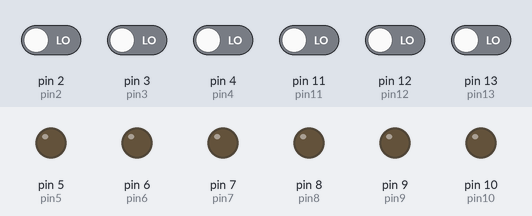
This sketch was run on a simulated Arduino Uno, built with avr-gcc and run on an emulated ATmega328P. Parts: output pins drawn as LEDs (lit = HIGH). Dashed ring = blinking. The inputs (shaded band) are chosen by the test bench; at power-on: pin 2 (pin2), pin 3 (pin3), pin 4 (pin4), pin 11 (pin11), pin 12 (pin12), pin 13 (pin13) LOW.

Above: at 6.3 s.
6.4 s: pin 2 (pin2) driven HIGH
At 17.62 s:
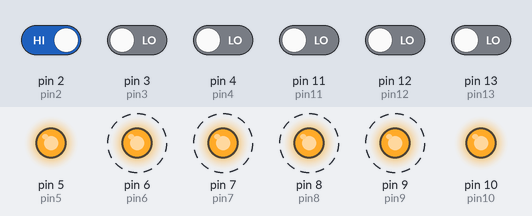
20.0 s: pin 3 (pin3) driven HIGH
At 35.8 s:
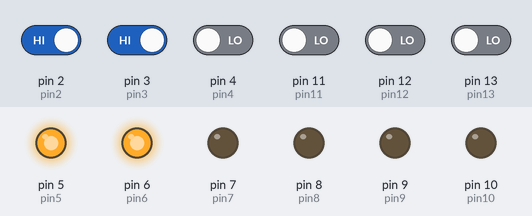
37.0 s: pin 4 (pin4) driven HIGH
At 58.9 s:
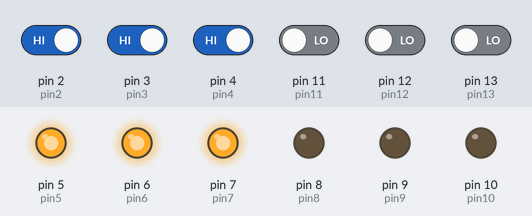
59.0 s: pin 2 (pin2) driven LOW and pin 3 (pin3) driven LOW
Timing chart, 0 to 82.0 s (numbered marks = the images above; inputs shaded):
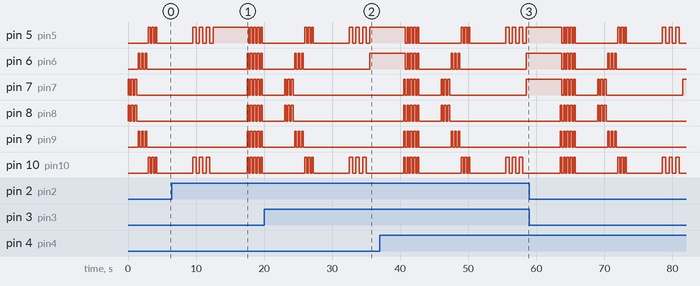

The sketch:

Rock_Paper_Scissors.ino
```cpp
/* Rock-Paper-Scissors
 * By Kaye Smith

 * Two player game using push butons for input
 * Directions:  The LEDs will begin to blink - red three times, yellow three times, green three times
 * While the LEDs blink - make your choice
 * When the blinking ends push the button corresponding to your choice and hold until the green lights flash
 * Then release your button
 * Each players choice will be displayed - red=rock, yellow=paper, green=scissors
 * Result displayed - winner=one side flashes, tie=one color flashes, error=all flash
*/

//declare pins for the LEDs
//LEDs for Player 2
int pin10 = 10; //green2
int pin9 = 9; //yellow2
int pin8 = 8; //red2

//LEDs for Player 1
int pin7 = 7; //red1
int pin6 = 6; //yellow1
int pin5 = 5; //green1

boolean ledState = LOW;
int counter = 0;
int gameState = 0; // 0 = LEDs blinking / game play
              //  1 = results

//declare pins for buttons
// Buttons for Player 2
int pin13 = 13; //scissors 2
int pin12 = 12; //paper 2
int pin11 = 11; //rock 2

// Buttons for Player 1
int pin4 = 4; //rock 2
int pin3 = 3; //paper 2
int pin2 = 2; //scissors 2


// Program variables for each player
int rockVal1 = 0;   // Variables to store the values from the buttons player 1
int paperVal1 = 0;
int scissorsVal1 = 0;

int rockVal2 = 0;   // Variables to store the values from the buttons player 2
int paperVal2 = 0;
int scissorsVal2 = 0;


void setup() {

  pinMode(pin10, OUTPUT); //sets the LEDs as output pins
  pinMode(pin9, OUTPUT);
  pinMode(pin8, OUTPUT);

  pinMode(pin7, OUTPUT); //sets the LEDs as output pins
  pinMode(pin6, OUTPUT);
  pinMode(pin5, OUTPUT);

  pinMode(pin13, INPUT); //sets the buttons as input pins
  pinMode(pin12, INPUT);
  pinMode(pin11, INPUT);

  pinMode(pin4, INPUT); //sets the buttons as input pins
  pinMode(pin3, INPUT);
  pinMode(pin2, INPUT);

  //Serial.begin(9600);

  startGame();

}

void loop() {

  if (gameState == 0) {
    // good to go
    blinkCountDown(); //this is the countdown timer - make your choice
    checkButtons();
    checkResults(); // see who won the game
  } else {
    restartGame(); // starts the game all over
  }


}

void startGame() {
  gameState = 0;
}

void blinkCountDown() {//this is the countdown timer
    for (int i = 0; i<3; i++){
    ledState=!ledState;
    digitalWrite(pin8, ledState); // make the led change
    digitalWrite(pin7, ledState);
    delay(250);

    ledState=!ledState;
    digitalWrite(pin8, ledState); // make the led change
    digitalWrite(pin7, ledState);
    delay(250);
    }

    for (int i = 0; i<3; i++){
    ledState=!ledState;
    digitalWrite(pin9, ledState); // make the led change
    digitalWrite(pin6, ledState);
    delay(250);

    ledState=!ledState;
    digitalWrite(pin9, ledState); // make the led change
    digitalWrite(pin6, ledState);
    delay(250);
    }

    for (int i = 0; i<3; i++){
    ledState=!ledState;
    digitalWrite(pin10, ledState); // make the led change
    digitalWrite(pin5, ledState);
    delay(250);

    ledState=!ledState;
    digitalWrite(pin10, ledState); // make the led change
    digitalWrite(pin5, ledState);
    delay(250);
    }
}

void checkButtons() {
  //read the buttons
  while (counter<10) {
    rockVal1=digitalRead(pin4);
    paperVal1=digitalRead(pin3);
    scissorsVal1=digitalRead(pin2);
    rockVal2=digitalRead(pin11);
    paperVal2=digitalRead(pin12);
    scissorsVal2=digitalRead(pin13);
    delay(500);
    counter++;
    }

//flash button release
    for (int i = 0; i<3; i++){
    ledState=!ledState;
    digitalWrite(pin10, ledState); // make the led change
    digitalWrite(pin5, ledState);
    delay(500);

    ledState=!ledState;
    digitalWrite(pin10, ledState); // make the led change
    digitalWrite(pin5, ledState);
    delay(500);
    }

    //display result
    digitalWrite(pin7, rockVal1); // make the led change
    digitalWrite(pin6, paperVal1);
    digitalWrite(pin5, scissorsVal1);
    digitalWrite(pin10, scissorsVal2); // make the led change
    digitalWrite(pin9, paperVal2);
    digitalWrite(pin8, rockVal2);
    delay(5000);
}


void checkResults() {//find the winner or a tie

   gameState = 1;

  if (rockVal1==1 && rockVal2==1) {//rock tie
    for (int i = 0; i<5; i++){
    ledState=!ledState;
    digitalWrite(pin8, ledState); // make the led change
    digitalWrite(pin7, ledState);
    delay(250);

    ledState=!ledState;
    digitalWrite(pin8, ledState); // make the led change
    digitalWrite(pin7, ledState);
    delay(250);
    }
  }

  else if (paperVal1==1 && paperVal2==1) {//paper tie
    for (int i = 0; i<5; i++){
    ledState=!ledState;
    digitalWrite(pin9, ledState); // make the led change
    digitalWrite(pin6, ledState);
    delay(250);

    ledState=!ledState;
    digitalWrite(pin9, ledState); // make the led change
    digitalWrite(pin6, ledState);
    delay(250);
    }
    }

  else if (scissorsVal1==1 && scissorsVal2==1) {//scissors tie
    for (int i = 0; i<5; i++){
    ledState=!ledState;
    digitalWrite(pin10, ledState); // make the led change
    digitalWrite(pin5, ledState);
    delay(250);

    ledState=!ledState;
    digitalWrite(pin10, ledState); // make the led change
    digitalWrite(pin5, ledState);
    delay(250);
    }
  }

  else if (paperVal2==1 && rockVal1==1 || scissorsVal2==1 && paperVal1==1 || rockVal2==1 && scissorsVal1==1) {//player two wins
    for (int i = 0; i<5; i++){
    ledState=!ledState;
    digitalWrite(pin10, ledState); // make the led change
    digitalWrite(pin9, ledState);
    digitalWrite(pin8, ledState);
    delay(250);

    ledState=!ledState;
    digitalWrite(pin10, ledState); // make the led change
    digitalWrite(pin9, ledState);
    digitalWrite(pin8, ledState);
    delay(250);
    }
  }
  else if (paperVal1==1 && rockVal2==1 || scissorsVal1==1 && paperVal2==1 || rockVal1==1 && scissorsVal2==1) {//player one wins
   for (int i = 0; i<5; i++){
   ledState=!ledState;
    digitalWrite(pin7, ledState); // make the led change
    digitalWrite(pin6, ledState);
    digitalWrite(pin5, ledState);
    delay(250);

    ledState=!ledState;
    digitalWrite(pin7, ledState); // make the led change
    digitalWrite(pin6, ledState);
    digitalWrite(pin5, ledState);
    delay(250);
   }
  }

  else {
    for (int i = 0; i<5; i++){//no buttons pushed - this is an error
    ledState=!ledState;
    digitalWrite(pin7, ledState); // make the led change
    digitalWrite(pin6, ledState);
    digitalWrite(pin5, ledState);
    digitalWrite(pin10, ledState); // make the led change
    digitalWrite(pin9, ledState);
    digitalWrite(pin8, ledState);
    delay(250);

    ledState=!ledState;
    digitalWrite(pin7, ledState); // make the led change
    digitalWrite(pin6, ledState);
    digitalWrite(pin5, ledState);
    digitalWrite(pin10, ledState); // make the led change
    digitalWrite(pin9, ledState);
    digitalWrite(pin8, ledState);
    delay(250);
    }
  }

}

void restartGame() {
  gameState = 0;
  counter = 0;
    digitalWrite(pin7, LOW); //reset the LEDs
    digitalWrite(pin6, LOW);
    digitalWrite(pin5, LOW);
    digitalWrite(pin10,LOW);
    digitalWrite(pin9, LOW);
    digitalWrite(pin8, LOW);
  delay(3000);
}
```
